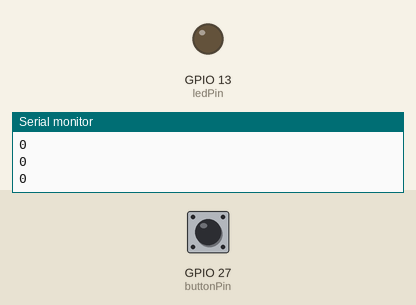
This sketch was run on a simulated ESP32. Parts: output pins drawn as LEDs (lit = HIGH), the last lines printed to the serial monitor. Inputs (shaded band) come from the test bench; at power-on: GPIO 27 (buttonPin) LOW.

Above: at 1.2 s.
1.3 s: GPIO 27 (buttonPin) pulled HIGH for 0.15 s
At 2.0 s:
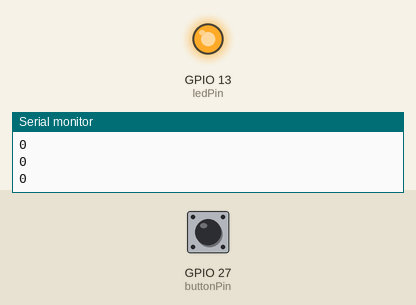
2.9 s: GPIO 27 (buttonPin) pulled HIGH for 1 s
At 4.3 s:
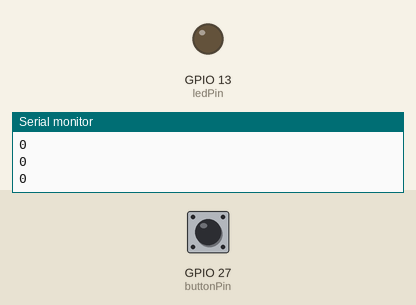
5.4 s: GPIO 27 (buttonPin) pulled HIGH for 3.2 s
At 6.2 s:
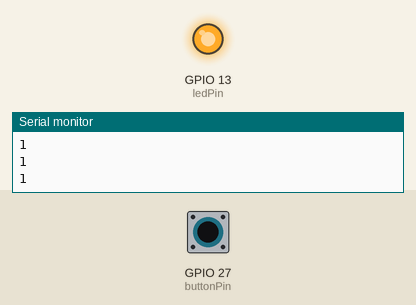
Timing chart, 0 to 8.4 s (numbered marks = the images above; inputs shaded):
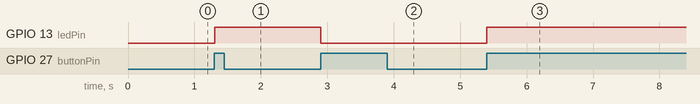

The sketch:

Program_Button.ino
```cpp
int buttonPin = 27;       //pin untuk pushbutton puldown
int ledPin = 13;          // Misalnya, Anda menggunakan pin 13 untuk LED
bool currentStateButton;
bool lastStateButton;
bool ledState;

void setup() {
  Serial.begin(115200);
  Serial.println("Hello, ESP32!");
  pinMode(buttonPin, INPUT);
  pinMode(ledPin, OUTPUT); // Mengatur pin LED ke mode OUTPUT
}

void loop() {
  lastStateButton = currentStateButton;
  currentStateButton = digitalRead(buttonPin);
  Serial.println(currentStateButton);

  if(lastStateButton == LOW && currentStateButton == HIGH) {
    Serial.println("Button is Pressed");
    ledState = !ledState;       //tanda (!) digunakan untuk mereverse keadaan
    digitalWrite(ledPin, ledState);
  }

  delay(10);
}
```

Measured:
- after the input at 1.3 s, GPIO 13 (ledPin): LOW → HIGH at once
- after the input at 2.9 s, GPIO 13 (ledPin): HIGH → LOW at once
- after the input at 5.4 s, GPIO 13 (ledPin): LOW → HIGH at once
